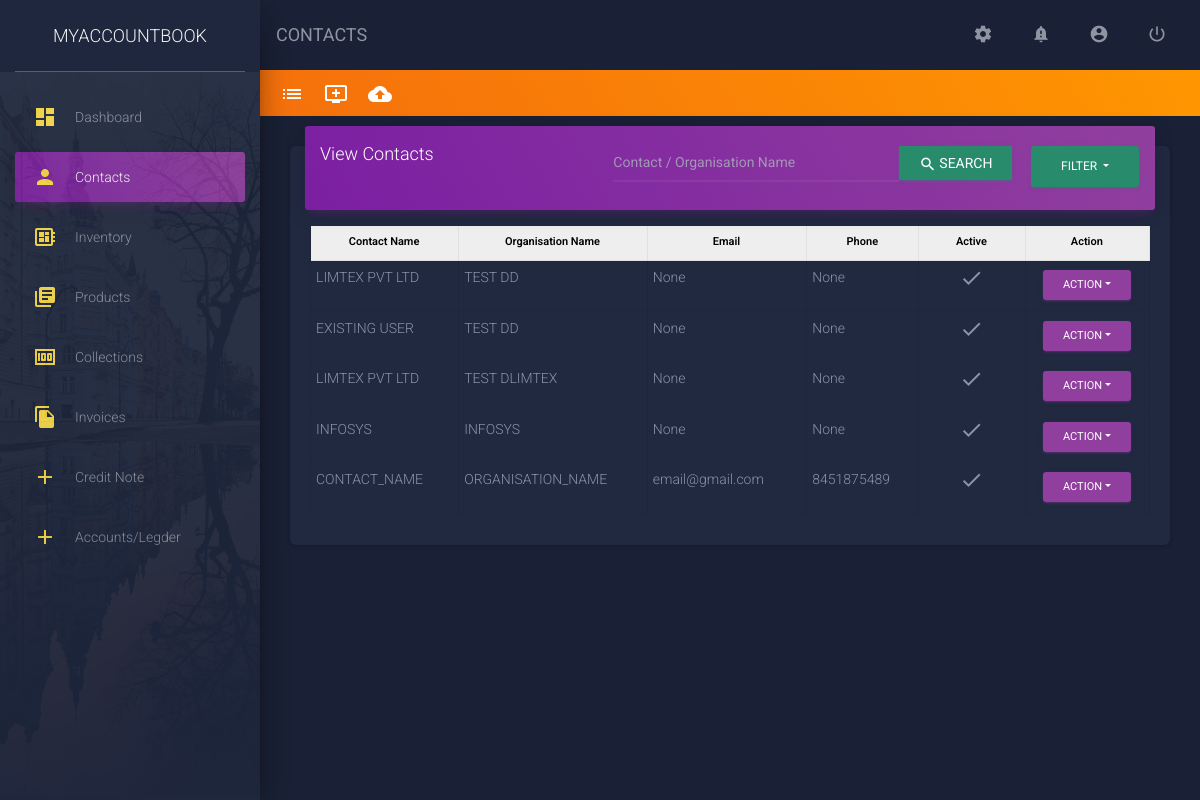
Screenshot of /contacts/ (signed in) with the database file from the repository.
### app/models/contacts_model.py (models this page shows, shortened)
class Contacts(models.Model):
    user = models.ForeignKey(User, on_delete = models.CASCADE, db_index = True, null = True,)
    app_id = models.CharField(
        max_length = 30,
        db_index = True,
        blank = True,
        null = True,
    )
    is_imported_user = models.BooleanField(
        default = False,
        db_index = True,
        choices = user_constants.IS_TRUE,
        blank = True,
    )
    imported_user = models.ForeignKey(
        User,
        related_name = 'imported_user',
        db_index = True,
        blank = True,
        null = True,
        on_delete = models.SET_NULL,
    )
    customer_type = models.IntegerField(
        db_index = True,
        choices = user_constants.CUSTOMER_TYPE,
        default = 1,
        null = True,
        blank = True,
    )
    is_sub_customer = models.IntegerField(
        choices = user_constants.IS_SUB_CUSTOMER,
        default = 1,
        db_index = True,
        null = True,
        blank = True,
    )
    salutation = models.IntegerField(
        db_index = True,
        default = 0,
        choices = user_constants.SALUTATIONS,
    )
    contact_name = models.CharField(
        max_length = 250,
        blank = False,
        null = False,
        db_index = True,
    )
    display_name = models.CharField(
        max_length = 250,
        blank = True,
        null = True,
        db_index = True,
    )
    organization_type = models.IntegerField(
        db_index = True,
        choices = user_constants.ORGANIZATION_TYPE,
        default = 1,
    )
    organization_name = models.CharField(
        max_length = 250,
        db_index = False,
        blank = False,
        null = True,
    )
    is_msme_reg = models.BooleanField(
        db_index = True,
        choices = user_constants.IS_TRUE,
        default = False,
    )
    email = models.EmailField(
        blank = True,
        null = True,
        db_index = True,
    )
    phone = models.CharField(
        max_length = 250,
        db_index = True,
        blank = True,
        null = True,
    )
    website = models.CharField(
        max_length = 250,
        db_index = True,
        blank = True,
        null = True,
    )
    facebook = models.CharField(
        blank = True,
        null = True,
        max_length = 250,
    )
    twitter = models.CharField(
        blank = True,
        null = True,
        max_length = 250,
    )
    is_active = models.BooleanField(
        db_index = True,
        choices =  user_constants.IS_TRUE,
        default = True,
    )
    notes = models.TextField(
        blank = True,
        null = True,
    )
    attachements = models.FileField(
        upload_to = attachments_rename,
        db_index = True,
        blank = True,
        null = True,
    )
    created_on = models.DateTimeField(
        auto_now = True,
        db_index = True,
    )
    updated_on = models.DateTimeField(
        auto_now = False,
        db_index = True,
        null = True,
    )
    class Meta:
        verbose_name_plural = 'contacts_tbl'

### app/views/contacts.py (the view, shortened to what this page needs)
# urls.py: path('contacts/', never_cache(login_required(contacts.ContactsView.as_view())), name = 'contacts'),
class ContactsView(View):
    template_name = 'app/app_files/contacts/base.html'
    data = defaultdict()
    data["view"] = ""
    data["contacts"] = {}
    data["active_link"] = 'Contacts'
    data["breadcrumb_title"] = 'CONTACTS'
    data["css_files"] = []
    data["js_files"] = ['custom_files/js/contacts.js']
    data["included_template"] = 'app/app_files/contacts/view_contacts.html'
    def get(self, request):
        a = str(request)
        x = a[-4:-1]
        search = request.GET.get('search',False)
        contacts = contacts_model.Contacts.objects.filter(Q(user = request.user) & Q(is_active = True))
        if search:
            contacts = contacts.filter(
                Q(contact_name__contains = search) |
                Q(display_name__contains = search) |
                Q(organization_name__contains = search)
            )
        self.data["contacts"] = contacts
        return render(request, self.template_name, self.data)

### app/templatetags/common_filters.py (called while the page is built)
@register.simple_tag
def load_css_files(scripts = list()):
    html = []
    for script in scripts:
        html.append('<link rel="stylesheet" href="'+settings.STATIC_URL+script+'"/>')
    return safestring.mark_safe(''.join(html))

@register.simple_tag
def load_javascript_files(scripts = list()):
    html = []
    for script in scripts:
        html.append('<script src="'+settings.STATIC_URL+script+'"></script>')
    return safestring.mark_safe(''.join(html))

### app/templates/app/app_files/contacts/base.html
{% extends 'app/base/base.html' %}
{% load static %}
{% load common_filters %}
{% load pagination %}
{% block content %}
<div class="row custom-row" style="padding:10px; background: linear-gradient(60deg,#f5700c,#ff9800);">
    <ul style="list-style:none; margin:0px; color:#FFFFFF; padding:0px;">
        <li class="nav-item" style="float:left;padding:0px 10px;">
            <a href="{% url 'contacts' %}" style="color:#FFFFFF; text-decoration:none; font-size: 20px;" title="View Contacts As List">
                <i class="material-icons">list</i>
            </a>
        </li>
        <li class="nav-item" style="float:left;padding:0px 10px;">
            <a href="{% url 'add-contacts' %}" style="color:#FFFFFF; text-decoration:none; font-size: 20px;" title="Add Contact">
                <i class="material-icons">add_to_queue</i>
            </a>
        </li>
        <li class="nav-item" style="float:left;padding:0px 10px;">
            <a href="{% url 'contacts-upload' 'views' %}" style="color:#FFFFFF; text-decoration:none; font-size: 20px;" title="Upload Contacts">
                <i class="material-icons">cloud_upload</i>
            </a>
        </li>
    </ul>
</div>
<div class="container">
    {% include included_template %}
</div>
{% endblock %}

### app/templates/app/app_files/contacts/view_contacts.html (shortened to what this page needs)
<div class="row">
    <div class="col-lg-12">
        <div class="card">
            <div class="card-header card-header-primary">
                <div class="row">
                <div class="col">
                    <h4 class="card-title ">View Contacts</h4>
                </div>
                <form method="get">
                    <div class="input-group pull-right" style="width:400px; margin-bottom:10px;">
                    <input name="search" type="text" class="form-control" placeholder="Contact / Organisation Name" style="height: 41px !important">
                    <div class="input-group-append">
                        <button class="btn btn-sm btn-success" type="submit()" style="border-radius:0px;">
                            <i class="material-icons">search</i> <span style="font-size:14px;">Search</span>
                        </button>
                    </div>
                    </div>
                </form>
                <div class="col-2" >
                    <form action="{% url 'contacts' %}" method="get">
                        <div class="dropdown">
                            <button class="btn btn-success dropdown-toggle" type="button" id="dropdownMenuButton" data-toggle="dropdown"data-display="static" aria-haspopup="true" aria-expanded="false" style="float: right;">
                                Filter
                            </button>
                        </div>
                        </form>
                </div>
                </div>
            </div>
            <div class="card-body">
                <div class="table">
                    <table class=" table-bordered" width="100%" cellspacing="0">
                        <thead  style="background-color: #EEEEEE; color:#000000; font-size:11px">
                            <th class="text-center" style="color:#000000; font-size:11px;width: 13%">Contact Name</th>
                            <th class="text-center" style="color:#000000; font-size:11px;width: 15%">Organisation Name</th>
                            <th class="text-center" style="color:#000000; font-size:11px;width: 15%">Email</th>
                            <th class="text-center" style="color:#000000; font-size:11px;width: 10%">Phone</th>
                            <th class="text-center" style="color:#000000; font-size:11px;width: 10%">Active</th>
                            <th class="text-center" style="color:#000000; font-size:11px;width: 10%;">Action</th>
                        </thead>
                        <tbody>
                            {% for contact in contacts %}
                                <tr id="t{{contact.id}}">
                                    <td><a href="{% url 'edit-contact' contact.id %}" style="color: #8b92a9;">
                                        {{contact.contact_name|default_if_none:""|upper |truncatechars:25}}
                                        </a>
                                    </td>
                                    <td>{{contact.organization_name|default_if_none:""|upper | truncatechars:25}}</td>
                                    <td>{{contact.email}}</td>
                                    <td>{{contact.phone}}</td>
                                    <td class="text-center">
                                        {% if contact.is_active %}
                                        <a title="Active" data-toggle="modal" data-target="#status{{contact.id}}" style="padding:5px 5px;">
                                            <i id="{{contact.id}}" class="material-icons">check</i>
                                        </a>
                                        {% else %}
                                        <a title="Inactive" data-toggle="modal" data-target="#status{{contact.id}}" style="padding:5px 5px;">
                                            <i id="{{contact.id}}" class="material-icons">clear</i>
                                        </a>
                                        {% endif %}
                                    </td>
                                    <td class="text-center">
                                        <div class="dropdown">
                                            <button class="btn btn-primary dropdown-toggle btn-sm" type="button" id="dropdownMenuButton" data-toggle="dropdown" aria-haspopup="true" aria-expanded="false" >Action</button>
                                        </div>
                                    </td>
                                </tr>
                            {% endfor %}
                        </tbody>
                    </table>
                </div>
            </div>
        </div>
    </div>
</div>

### app/static/custom_files/css/common.css (style rules this page uses)
@media (min-width: 1200px) { .container { width:100% !important; } }
@media (min-width: 1200px) { .custom-row { margin-right: -3.75rem; } }
.custom-row { padding: 10px; background: linear-gradient(60deg,#f5700c,#ff9800); }
.form-control { height: 20px !important; }
.table th, .table td { padding: 4px 6px 6px 5px; }
#template_body h3, h4,h5 { margin-bottom: 3px; }

### rows the page displays
Contacts: contact_name "LIMTEX PVT LTD", organization_name "TEST DD", email "None", phone "None"
Contacts: contact_name "EXISTING USER", organization_name "TEST DD", email "None", phone "None"
Contacts: contact_name "LIMTEX PVT LTD", organization_name "TEST DLIMTEX", email "None", phone "None"
Contacts: contact_name "INFOSYS", organization_name "INFOSYS", email "None", phone "None"
Contacts: contact_name "CONTACT_NAME", organization_name "ORGANISATION_NAME", email "email@gmail.com", phone "8451875489"

### other values shown
{{ breadcrumb_title }} "CONTACTS"
